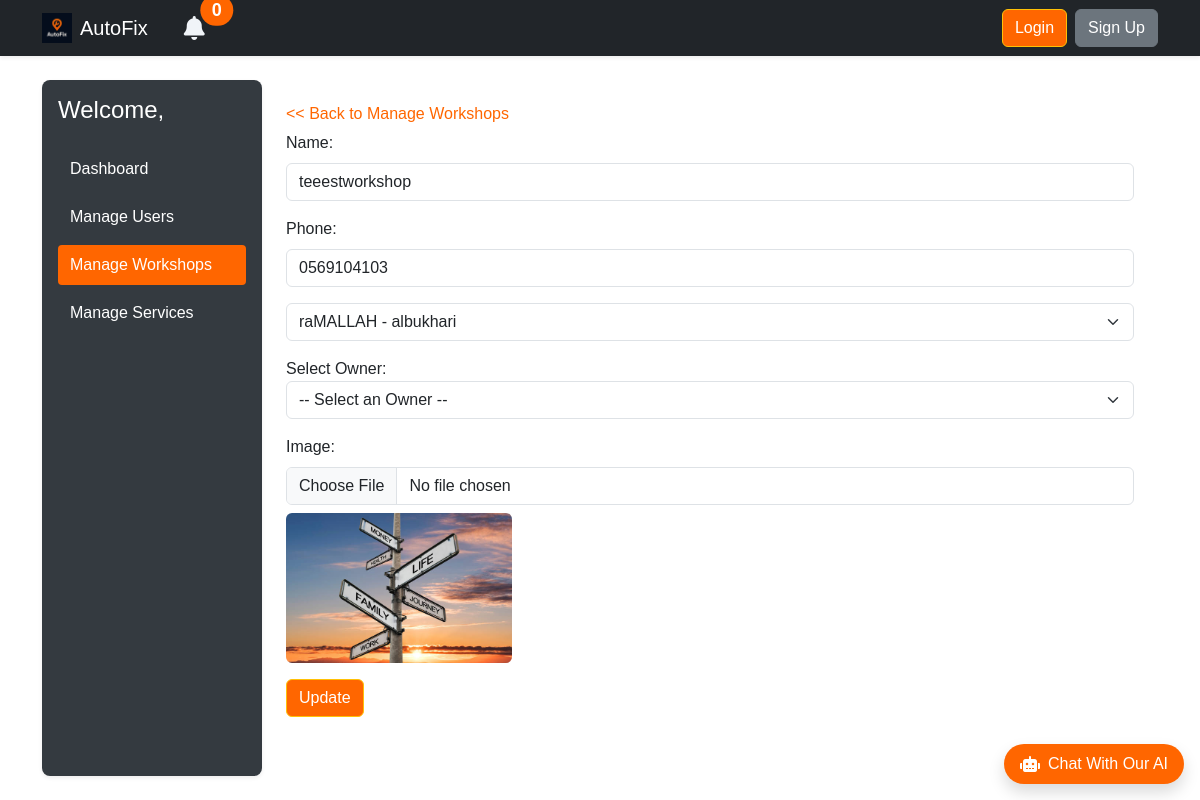
The app's page /admin_dashboard/admin/manage_workshop/edit/33, older data.
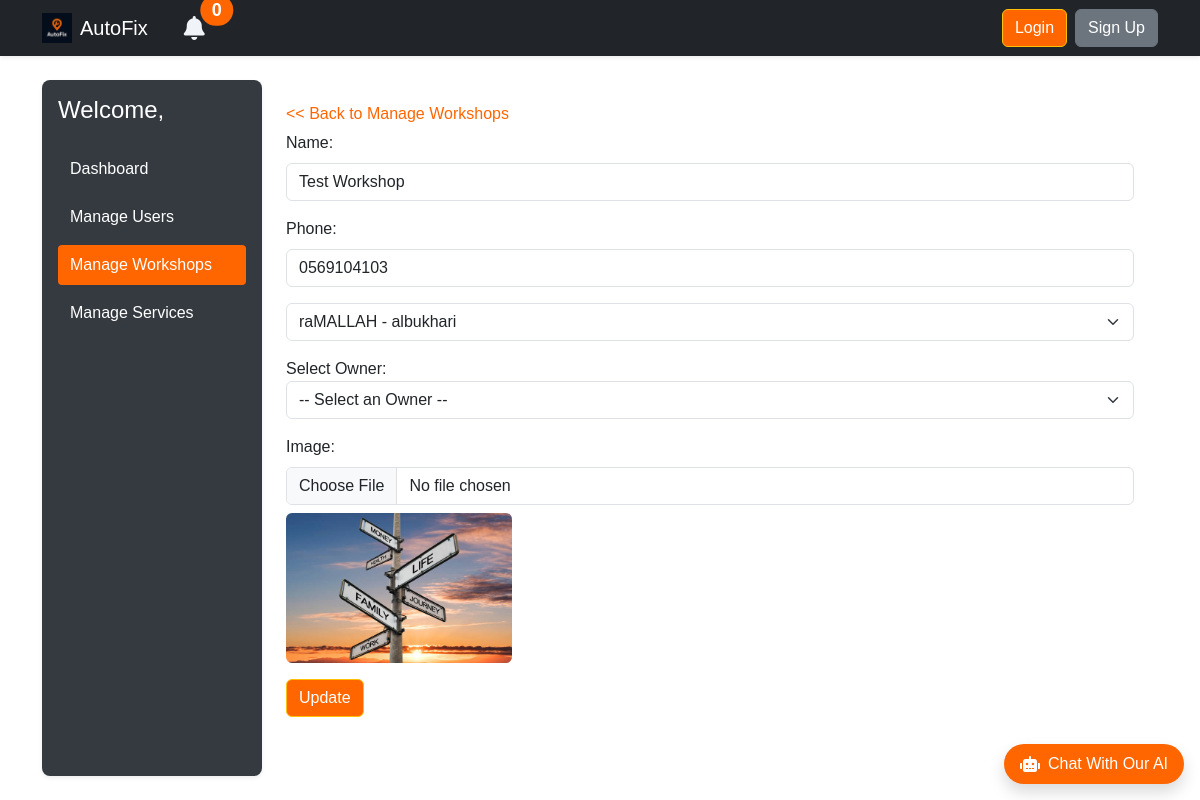
The same page, newer data.
### workshops/models.py (models this page shows, shortened)
class Workshop(models.Model):
    name = models.CharField(max_length=255)
    address = models.ForeignKey(Address, on_delete=models.CASCADE)
    phone = models.CharField(max_length=15)
    description = models.TextField(blank=True)
    image = models.ImageField(upload_to='workshops_images/', null=True, blank=True)
    owner = models.OneToOneField(User, on_delete=models.CASCADE, related_name="workshop", null=True)

### locations/models.py (models this page shows, shortened)
class Address(models.Model):
    street = models.CharField(max_length=255)
    city = models.CharField(max_length=255)
    region = models.CharField(max_length=255)
    country = models.CharField(max_length=255)
    postal_code = models.CharField(max_length=20)
    latitude = models.FloatField(blank=True, null=True)
    longitude = models.FloatField(blank=True, null=True)
    objects = AddressManager()
    class Meta:
        verbose_name_plural = "Addresses"

### admin_dashboard/views.py (the view)
# urls.py: path('admin/manage_workshop/edit/<int:id>', views.edit_workshop, name='edit_workshop'),
def edit_workshop(request, id):
    workshop = Workshop.objects.get(id=id)
    addresses = Address.objects.all()
    owners = User.objects.filter(
        is_workshop_owner=True,
        workshop__isnull=True
    )
    return render(request, 'admin_dashboard/update_workshop.html', {
        'workshop': workshop,
        'addresses': addresses,
        'owners': owners
    })

### templates/admin_dashboard/update_workshop.html (shortened to what this page needs)
{% extends 'base2.html' %}
{% load static bootstrap5 %}
{% block extra_css %}
<link rel="stylesheet" href="{% static 'css/dashboard.css' %}">
{% endblock %}
{% block content %}
<div class="wrapper d-flex">
    <aside class="sidebar p-3 shadow-sm">
        <h4 class="welcome mb-4">Welcome, {{ request.user.get_short_name }}</h4>
        <nav class="menu d-flex flex-column gap-2">
            <a href="{% url 'admin_dashboard:dashboard' %}" class="text-white text-decoration-none">Dashboard</a>
            <a href="{% url 'admin_dashboard:manage_users' %}" class="text-white text-decoration-none">Manage Users</a>
            <a href="{% url 'admin_dashboard:manage_workshops'%}"
                class="active-link text-white text-decoration-none">Manage Workshops</a>
            <a href="{% url 'admin_dashboard:manage_services' %}" class="text-white text-decoration-none">Manage
                Services</a>
        </nav>
    </aside>
    <main class="main-content flex-grow-1 p-4">
        <h6>
            <a href="{% url 'admin_dashboard:manage_workshops' %}" class="active-link text-decoration-none"
                style="border-color: #ff6600; color: #ff6600">
                << Back to Manage Workshops</a>
        </h6>
        <div class="form-container">
            <form id="workshopForm" action="{% url 'admin_dashboard:workshop_update' workshop.id %}" method="post"
                enctype="multipart/form-data">
                <div class="mb-3">
                    <label class="form-label">Name:</label>
                    <input type="text" name="name" class="form-control" value="{{ workshop.name }}">
                </div>
                <div class="mb-3">
                    <label class="form-label">Phone:</label>
                    <input type="text" name="phone"  placeholder="05xxxxxxxx" class="form-control" value="{{ workshop.phone }}">
                </div>
                <div class="mb-3">
                    <select name="address_id" class="form-select">
                        {% for address in addresses %}
                            <option value="{{ address.id }}" {% if address.id == workshop.address.id %}selected{% endif %}>
                                {{ address.city }} - {{ address.street }}
                            </option>
                        {% endfor %}
                    </select>
                </div>
                <div class="mb-3">
                    <div class="mb-3">
                        <label for="owner">Select Owner:</label>
                        <select name="owner_id" id="owner" class="form-select">
                            <option value="">-- Select an Owner --</option>
                        </select>
                    </div>
                </div>
                <div class="mb-3">
                    <label class="form-label">Image:</label>
                    <input type="file" name="image" class="form-control">
                    {% if workshop.image %}
                    <div class="mt-2">
                        <img src="{{ workshop.image.url }}" alt="Current Image" class="img-fluid rounded"
                            style="max-height: 150px;">
                    </div>
                    {% endif %}
                </div>
                <button type="submit" class="btn btn-warning text-white"
                    style="background-color: #ff6600;">Update</button>
            </form>
        </div>
    </main>
</div>
{% endblock %}

Row changes from the older to the newer data that the page shows:
changed Workshop "raMALLAH - albukhari": name "teeestworkshop" → "Test Workshop"
